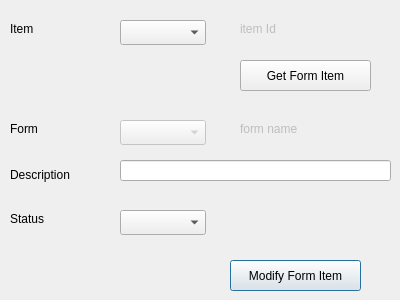
<?xml version="1.0" encoding="UTF-8"?>
<ui version="4.0">
 <class>Dialog</class>
 <widget class="QDialog" name="Dialog">
  <property name="geometry">
   <rect>
    <x>0</x>
    <y>0</y>
    <width>400</width>
    <height>300</height>
   </rect>
  </property>
  <property name="windowTitle">
   <string>Dialog</string>
  </property>
  <widget class="QComboBox" name="CMB_formItemStatus">
   <property name="geometry">
    <rect>
     <x>120</x>
     <y>210</y>
     <width>86</width>
     <height>25</height>
    </rect>
   </property>
  </widget>
  <widget class="QPushButton" name="BTN_modifyFormItem">
   <property name="geometry">
    <rect>
     <x>230</x>
     <y>260</y>
     <width>131</width>
     <height>31</height>
    </rect>
   </property>
   <property name="text">
    <string>Modify Form Item</string>
   </property>
  </widget>
  <widget class="QComboBox" name="CMB_formId">
   <property name="enabled">
    <bool>false</bool>
   </property>
   <property name="geometry">
    <rect>
     <x>120</x>
     <y>120</y>
     <width>86</width>
     <height>25</height>
    </rect>
   </property>
  </widget>
  <widget class="QLabel" name="label_4">
   <property name="geometry">
    <rect>
     <x>10</x>
     <y>160</y>
     <width>99</width>
     <height>29</height>
    </rect>
   </property>
   <property name="text">
    <string>Description</string>
   </property>
  </widget>
  <widget class="QLabel" name="label_2">
   <property name="geometry">
    <rect>
     <x>10</x>
     <y>120</y>
     <width>67</width>
     <height>17</height>
    </rect>
   </property>
   <property name="text">
    <string>Form</string>
   </property>
  </widget>
  <widget class="QLabel" name="label_3">
   <property name="geometry">
    <rect>
     <x>10</x>
     <y>210</y>
     <width>67</width>
     <height>17</height>
    </rect>
   </property>
   <property name="text">
    <string>Status</string>
   </property>
  </widget>
  <widget class="QLabel" name="LB_formName">
   <property name="enabled">
    <bool>false</bool>
   </property>
   <property name="geometry">
    <rect>
     <x>240</x>
     <y>120</y>
     <width>141</width>
     <height>17</height>
    </rect>
   </property>
   <property name="frameShape">
    <enum>QFrame::NoFrame</enum>
   </property>
   <property name="text">
    <string>form name</string>
   </property>
  </widget>
  <widget class="QLineEdit" name="LE_desc">
   <property name="geometry">
    <rect>
     <x>120</x>
     <y>160</y>
     <width>271</width>
     <height>21</height>
    </rect>
   </property>
  </widget>
  <widget class="QLabel" name="LB_formItemId">
   <property name="enabled">
    <bool>false</bool>
   </property>
   <property name="geometry">
    <rect>
     <x>240</x>
     <y>20</y>
     <width>141</width>
     <height>17</height>
    </rect>
   </property>
   <property name="frameShape">
    <enum>QFrame::NoFrame</enum>
   </property>
   <property name="text">
    <string>item Id</string>
   </property>
  </widget>
  <widget class="QLabel" name="label_5">
   <property name="geometry">
    <rect>
     <x>10</x>
     <y>20</y>
     <width>67</width>
     <height>17</height>
    </rect>
   </property>
   <property name="text">
    <string>Item</string>
   </property>
  </widget>
  <widget class="QComboBox" name="CMB_formItemName">
   <property name="geometry">
    <rect>
     <x>120</x>
     <y>20</y>
     <width>86</width>
     <height>25</height>
    </rect>
   </property>
  </widget>
  <widget class="QPushButton" name="BTN_getFormItem">
   <property name="geometry">
    <rect>
     <x>240</x>
     <y>60</y>
     <width>131</width>
     <height>31</height>
    </rect>
   </property>
   <property name="text">
    <string>Get Form Item</string>
   </property>
  </widget>
 </widget>
 <resources/>
 <connections/>
</ui>
